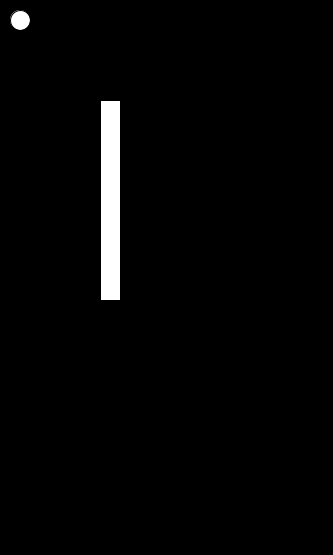
Frame 1 (no input)
Frame 60 (the mouse pressed at the canvas centre just before this capture): identical to frame 1, image omitted
Frame 120 (the mouse held since frame 60 and released just before this capture): identical to frame 1, image omitted

The Processing sketch that drew this single still picture (run headless with seeded random() and noise(); from frame 60 on, the mouse is pressed at the canvas centre):

// Processing sketch: processing_106434
// ── processing_106434.pde

int x = 20;
int y = 20;

int dx = 0;
int dy = 0;

void setup() {  //setup function called initially, only once
  size(333, 555);
  
}

void draw() {  //draw function loops 
 
  background(0,0,0);
  
  ellipse(x, y, 20, 20);
  
  rect (100,100,20,200);
  
  if (key == 'd' && keyPressed){
      dx = 1;
    
  }
 
  if (key == 'a' && keyPressed){
     dx = -1;
  
  }
  
  if (key == 's' && keyPressed){
     dy = 1;
  
  }
  
  if (key == 'w' && keyPressed){
     dy = -1;
 
 
  }
  
  
  x = x + dx;
 
  y = y + dy;
  


  if ( x>100 && x<120 && y >100 && y<300);
     dx = 0;
     dy = 0;

}
